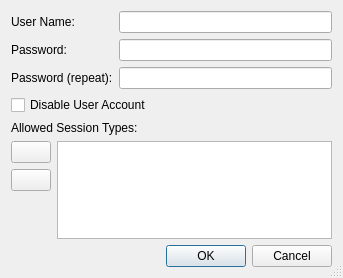
<?xml version="1.0" encoding="UTF-8"?>
<ui version="4.0">
 <class>UserDialog</class>
 <widget class="QDialog" name="UserDialog">
  <property name="geometry">
   <rect>
    <x>0</x>
    <y>0</y>
    <width>343</width>
    <height>278</height>
   </rect>
  </property>
  <property name="windowTitle">
   <string>User Properties</string>
  </property>
  <property name="windowIcon">
   <iconset resource="../../resources/resources.qrc">
    <normaloff>:/icon/main.png</normaloff>:/icon/main.png</iconset>
  </property>
  <property name="sizeGripEnabled">
   <bool>true</bool>
  </property>
  <layout class="QVBoxLayout" name="verticalLayout_4">
   <item>
    <layout class="QHBoxLayout" name="horizontalLayout">
     <item>
      <layout class="QVBoxLayout" name="verticalLayout">
       <item>
        <widget class="QLabel" name="label_username">
         <property name="text">
          <string>User Name:</string>
         </property>
        </widget>
       </item>
       <item>
        <widget class="QLabel" name="label_password">
         <property name="text">
          <string>Password:</string>
         </property>
        </widget>
       </item>
       <item>
        <widget class="QLabel" name="label_password_repeat">
         <property name="text">
          <string>Password (repeat):</string>
         </property>
        </widget>
       </item>
      </layout>
     </item>
     <item>
      <layout class="QVBoxLayout" name="verticalLayout_2">
       <item>
        <widget class="QLineEdit" name="edit_username"/>
       </item>
       <item>
        <widget class="QLineEdit" name="edit_password">
         <property name="echoMode">
          <enum>QLineEdit::Password</enum>
         </property>
        </widget>
       </item>
       <item>
        <widget class="QLineEdit" name="edit_password_repeat">
         <property name="echoMode">
          <enum>QLineEdit::Password</enum>
         </property>
        </widget>
       </item>
      </layout>
     </item>
    </layout>
   </item>
   <item>
    <widget class="QCheckBox" name="checkbox_disable_user">
     <property name="text">
      <string>Disable User Account</string>
     </property>
    </widget>
   </item>
   <item>
    <widget class="QLabel" name="label_allowed_sessions">
     <property name="text">
      <string>Allowed Session Types:</string>
     </property>
    </widget>
   </item>
   <item>
    <layout class="QHBoxLayout" name="horizontalLayout_2">
     <item>
      <layout class="QVBoxLayout" name="verticalLayout_3">
       <item>
        <widget class="QPushButton" name="button_check_all">
         <property name="sizePolicy">
          <sizepolicy hsizetype="Fixed" vsizetype="Fixed">
           <horstretch>0</horstretch>
           <verstretch>0</verstretch>
          </sizepolicy>
         </property>
         <property name="text">
          <string/>
         </property>
         <property name="icon">
          <iconset resource="../../resources/resources.qrc">
           <normaloff>:/icon/check-all.png</normaloff>:/icon/check-all.png</iconset>
         </property>
        </widget>
       </item>
       <item>
        <widget class="QPushButton" name="button_check_none">
         <property name="sizePolicy">
          <sizepolicy hsizetype="Fixed" vsizetype="Fixed">
           <horstretch>0</horstretch>
           <verstretch>0</verstretch>
          </sizepolicy>
         </property>
         <property name="text">
          <string/>
         </property>
         <property name="icon">
          <iconset resource="../../resources/resources.qrc">
           <normaloff>:/icon/check-none.png</normaloff>:/icon/check-none.png</iconset>
         </property>
        </widget>
       </item>
       <item>
        <spacer name="verticalSpacer">
         <property name="orientation">
          <enum>Qt::Vertical</enum>
         </property>
         <property name="sizeHint" stdset="0">
          <size>
           <width>20</width>
           <height>40</height>
          </size>
         </property>
        </spacer>
       </item>
      </layout>
     </item>
     <item>
      <widget class="QTreeWidget" name="tree_sessions">
       <property name="indentation">
        <number>0</number>
       </property>
       <attribute name="headerVisible">
        <bool>false</bool>
       </attribute>
       <column>
        <property name="text">
         <string notr="true">1</string>
        </property>
       </column>
      </widget>
     </item>
    </layout>
   </item>
   <item>
    <widget class="QDialogButtonBox" name="button_box">
     <property name="standardButtons">
      <set>QDialogButtonBox::Cancel|QDialogButtonBox::Ok</set>
     </property>
    </widget>
   </item>
  </layout>
 </widget>
 <resources>
  <include location="../../resources/resources.qrc"/>
 </resources>
 <connections/>
</ui>
